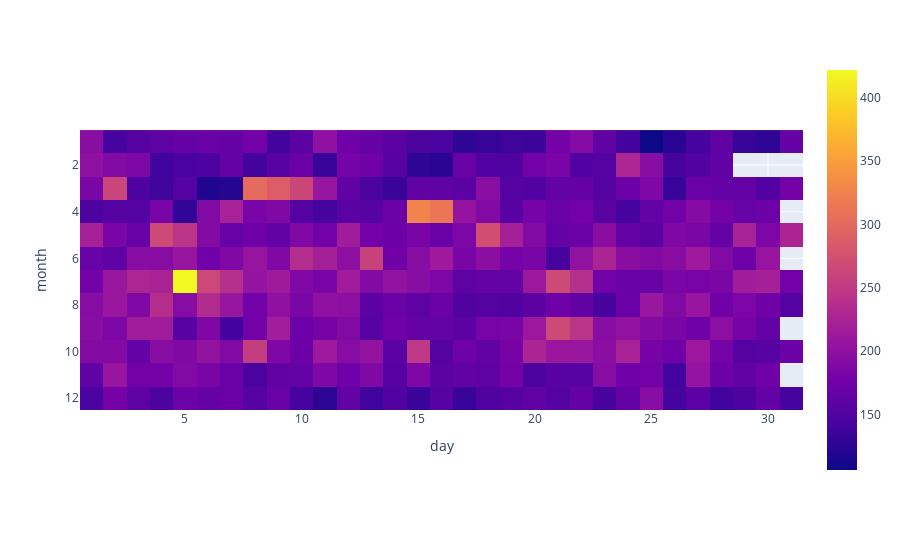

Notebook code for this chart:
### Code cell
##create heatmap of # of incidents by month and day of month
month_day_counts = fire_inc.groupby(
    by=['month', 'day'])['injury_or_fatality'].count().reset_index()
month_day_counts = month_day_counts.pivot(
    index='month', columns='day', values='injury_or_fatality')
px.imshow(month_day_counts)

### Figure 1 — Plotly figure (JSON) as saved in the notebook; plotly's stock layout.template omitted (floating-point values rounded to 4 significant figures; data arrays with more than 128 entries replaced by an {"elided": "..."} marker saying what was removed)
{"data": [{"coloraxis": "coloraxis", "hovertemplate": "day: %{x}<br>month: %{y}<br>color: %{z}<extra></extra>", "name": "0", "type": "heatmap", "x": [1, 2, 3, 4, 5, 6, 7, 8, 9, 10, 11, 12, 13, 14, 15, 16, 17, 18, 19, 20, 21, 22, 23, 24, 25, 26, 27, 28, 29, 30, 31], "xaxis": "x", "y": [1, 2, 3, 4, 5, 6, 7, 8, 9, 10, 11, 12], "yaxis": "y", "z": {"elided": "12x31 int values"}}], "layout": {"coloraxis": {"colorscale": [[0, "#0d0887"], [0.1111, "#46039f"], [0.2222, "#7201a8"], [0.3333, "#9c179e"], [0.4444, "#bd3786"], [0.5556, "#d8576b"], [0.6667, "#ed7953"], [0.7778, "#fb9f3a"], [0.8889, "#fdca26"], [1, "#f0f921"]]}, "margin": {"t": 60}, "xaxis": {"anchor": "y", "constrain": "domain", "domain": [0, 1], "scaleanchor": "y", "title": {"text": "day"}}, "yaxis": {"anchor": "x", "autorange": "reversed", "constrain": "domain", "domain": [0, 1], "title": {"text": "month"}}}}
